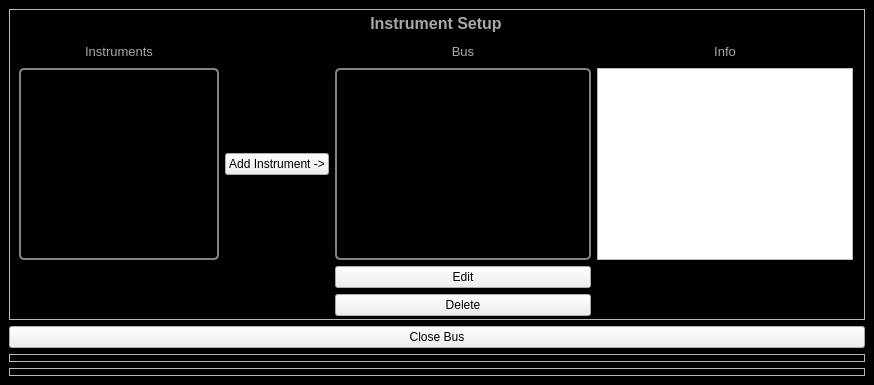
<?xml version="1.0" encoding="UTF-8"?>
<ui version="4.0">
 <class>MainWindow</class>
 <widget class="QMainWindow" name="MainWindow">
  <property name="geometry">
   <rect>
    <x>0</x>
    <y>0</y>
    <width>874</width>
    <height>385</height>
   </rect>
  </property>
  <property name="windowTitle">
   <string>Setting</string>
  </property>
  <property name="windowIcon">
   <iconset resource="../../Resources/DEMONSResources.qrc">
    <normaloff>:/Pictures/Pictures/DemonLogo.png</normaloff>:/Pictures/Pictures/DemonLogo.png</iconset>
  </property>
  <widget class="QWidget" name="centralwidget">
   <property name="styleSheet">
    <string notr="true">#centralwidget{
background-color: rgb(0, 0, 0);
}

QLabel{
color:rgb(168,168,168)
}

QLineEdit{
border: 1px solid rgb(100,100,100);
background-color:rgb(230,230,230);
}


</string>
   </property>
   <layout class="QGridLayout" name="gridLayout_3" rowstretch="1,0,0,0,0">
    <item row="0" column="3">
     <widget class="QFrame" name="frame">
      <property name="frameShape">
       <enum>QFrame::StyledPanel</enum>
      </property>
      <property name="frameShadow">
       <enum>QFrame::Raised</enum>
      </property>
      <layout class="QGridLayout" name="gridLayout" columnstretch="2">
       <property name="topMargin">
        <number>3</number>
       </property>
       <property name="bottomMargin">
        <number>3</number>
       </property>
       <item row="0" column="0">
        <layout class="QGridLayout" name="gridLayout_5">
         <item row="1" column="3">
          <widget class="QLabel" name="label_2">
           <property name="text">
            <string>&lt;html&gt;&lt;head/&gt;&lt;body&gt;&lt;p align=&quot;center&quot;&gt;&lt;span style=&quot; font-size:10pt;&quot;&gt;Info&lt;/span&gt;&lt;/p&gt;&lt;/body&gt;&lt;/html&gt;</string>
           </property>
          </widget>
         </item>
         <item row="4" column="2">
          <widget class="QPushButton" name="pushButton_Delete">
           <property name="text">
            <string>Delete</string>
           </property>
          </widget>
         </item>
         <item row="2" column="0">
          <widget class="QListWidget" name="InstrumentList">
           <property name="sizePolicy">
            <sizepolicy hsizetype="Fixed" vsizetype="Fixed">
             <horstretch>0</horstretch>
             <verstretch>0</verstretch>
            </sizepolicy>
           </property>
           <property name="maximumSize">
            <size>
             <width>200</width>
             <height>16777215</height>
            </size>
           </property>
           <property name="styleSheet">
            <string notr="true">QListWidget#InstrumentList{
color: rgb(131,131,131);
background-color:rgb(0,0,0);
border: 2px solid  rgb(131,131,131);
border-radius: 5px
}


QScrollBar:horizontal {
   border: 0px;
   background: black;
   height: 15px;
}
QScrollBar:vertical {
   border: 0px;
   background: black;
   width: 15px;
}</string>
           </property>
          </widget>
         </item>
         <item row="2" column="4">
          <spacer name="horizontalSpacer">
           <property name="orientation">
            <enum>Qt::Horizontal</enum>
           </property>
           <property name="sizeHint" stdset="0">
            <size>
             <width>40</width>
             <height>20</height>
            </size>
           </property>
          </spacer>
         </item>
         <item row="2" column="3">
          <widget class="QTextEdit" name="textEdit_BusInfo">
           <property name="sizePolicy">
            <sizepolicy hsizetype="Fixed" vsizetype="Fixed">
             <horstretch>0</horstretch>
             <verstretch>0</verstretch>
            </sizepolicy>
           </property>
          </widget>
         </item>
         <item row="1" column="2">
          <widget class="QLabel" name="label_4">
           <property name="text">
            <string>&lt;html&gt;&lt;head/&gt;&lt;body&gt;&lt;p align=&quot;center&quot;&gt;&lt;span style=&quot; font-size:10pt;&quot;&gt;Bus&lt;/span&gt;&lt;/p&gt;&lt;/body&gt;&lt;/html&gt;</string>
           </property>
          </widget>
         </item>
         <item row="2" column="2">
          <widget class="QListWidget" name="BusList">
           <property name="sizePolicy">
            <sizepolicy hsizetype="Fixed" vsizetype="Fixed">
             <horstretch>0</horstretch>
             <verstretch>0</verstretch>
            </sizepolicy>
           </property>
           <property name="styleSheet">
            <string notr="true">QListWidget#BusList {
color: rgb(131,131,131);
background-color: rgb(0,0,0);
border: 2px solid  rgb(131,131,131);
border-radius: 5px;
}


QScrollBar:horizontal {
   border: 0px;
   background: black;
   height: 15px;
}
QScrollBar:vertical {
   border: 0px;
   background: black;
   width: 15px;
}</string>
           </property>
          </widget>
         </item>
         <item row="1" column="0">
          <widget class="QLabel" name="label">
           <property name="text">
            <string>&lt;html&gt;&lt;head/&gt;&lt;body&gt;&lt;p align=&quot;center&quot;&gt;&lt;span style=&quot; font-size:10pt;&quot;&gt;Instruments&lt;/span&gt;&lt;/p&gt;&lt;/body&gt;&lt;/html&gt;</string>
           </property>
          </widget>
         </item>
         <item row="2" column="1">
          <widget class="QPushButton" name="pushButton_Add">
           <property name="text">
            <string>Add Instrument -&gt;</string>
           </property>
          </widget>
         </item>
         <item row="3" column="2">
          <widget class="QPushButton" name="pushButton_Edit">
           <property name="text">
            <string>Edit</string>
           </property>
          </widget>
         </item>
         <item row="0" column="0" colspan="4">
          <widget class="QLabel" name="label_3">
           <property name="text">
            <string>&lt;html&gt;&lt;head/&gt;&lt;body&gt;&lt;p align=&quot;center&quot;&gt;&lt;span style=&quot; font-size:12pt; font-weight:600;&quot;&gt;Instrument Setup&lt;/span&gt;&lt;/p&gt;&lt;/body&gt;&lt;/html&gt;</string>
           </property>
          </widget>
         </item>
        </layout>
       </item>
      </layout>
     </widget>
    </item>
    <item row="4" column="3">
     <widget class="QFrame" name="frame_3">
      <property name="frameShape">
       <enum>QFrame::StyledPanel</enum>
      </property>
      <property name="frameShadow">
       <enum>QFrame::Raised</enum>
      </property>
      <layout class="QGridLayout" name="gridLayout_4" columnstretch="2">
       <property name="topMargin">
        <number>3</number>
       </property>
       <property name="bottomMargin">
        <number>3</number>
       </property>
      </layout>
     </widget>
    </item>
    <item row="2" column="3">
     <widget class="QFrame" name="frame_2">
      <property name="frameShape">
       <enum>QFrame::StyledPanel</enum>
      </property>
      <property name="frameShadow">
       <enum>QFrame::Raised</enum>
      </property>
      <layout class="QGridLayout" name="gridLayout_2" columnstretch="2">
       <property name="topMargin">
        <number>3</number>
       </property>
       <property name="bottomMargin">
        <number>3</number>
       </property>
      </layout>
     </widget>
    </item>
    <item row="1" column="3">
     <widget class="QPushButton" name="pushButton_Close">
      <property name="text">
       <string>Close Bus</string>
      </property>
     </widget>
    </item>
   </layout>
  </widget>
 </widget>
 <resources>
  <include location="../../Resources/DEMONSResources.qrc"/>
 </resources>
 <connections/>
</ui>
